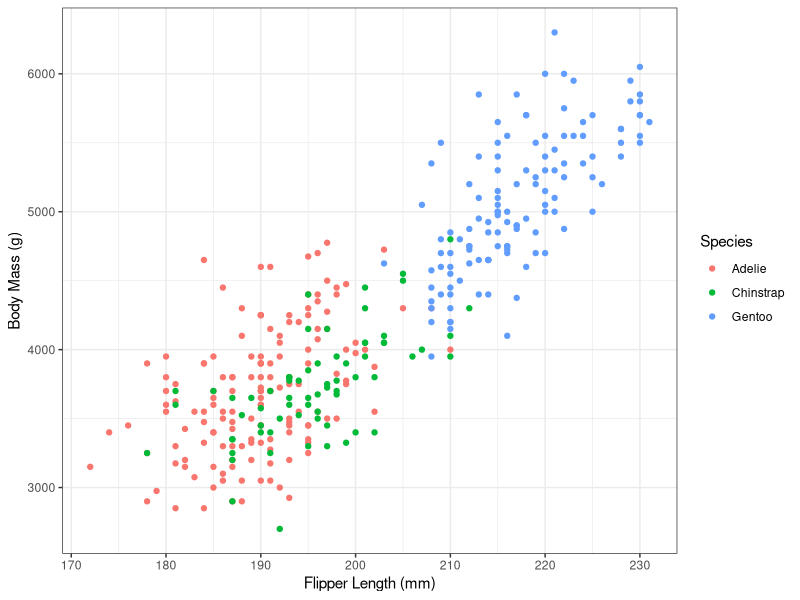
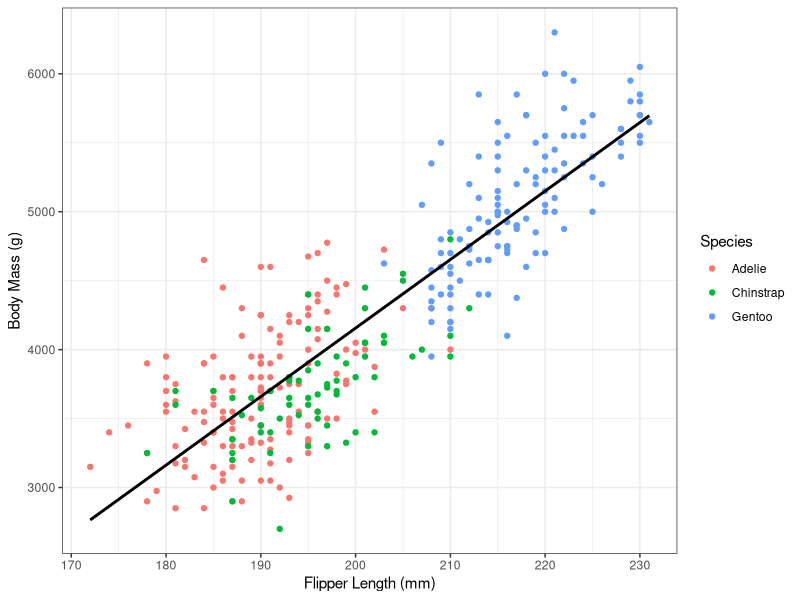
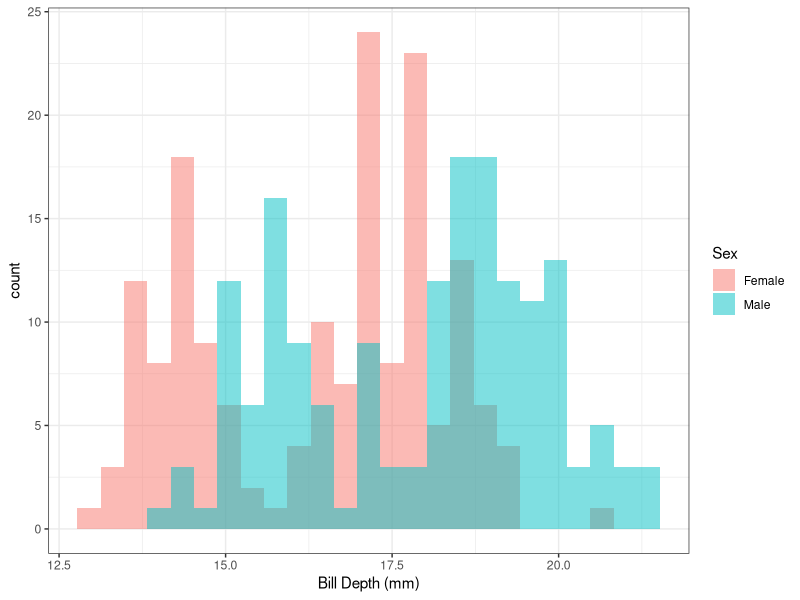
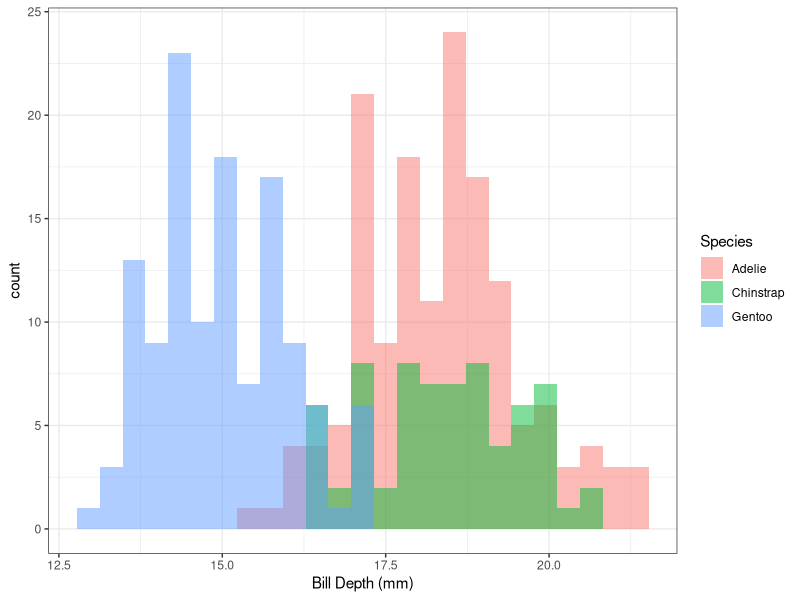
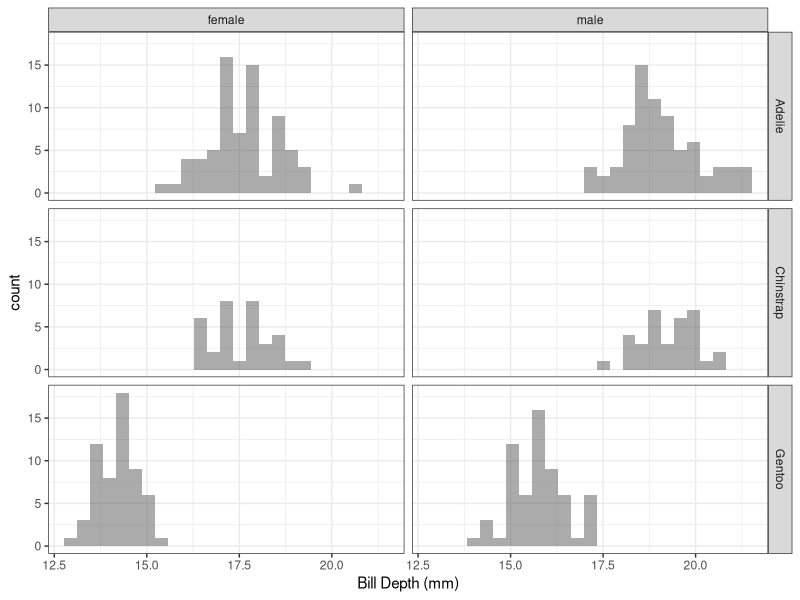
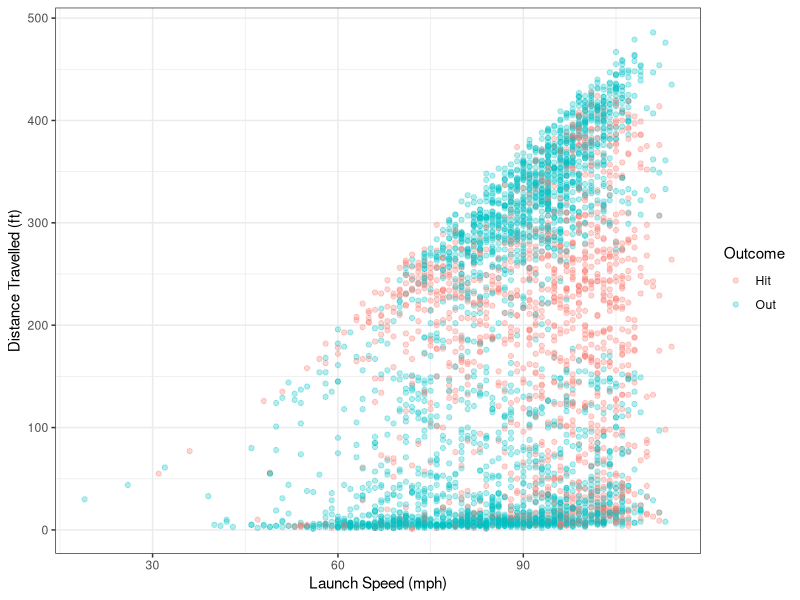
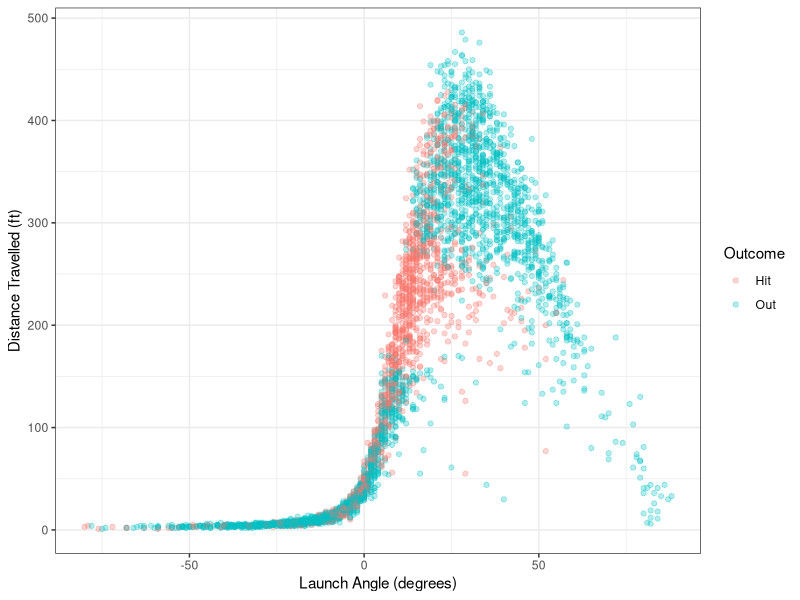
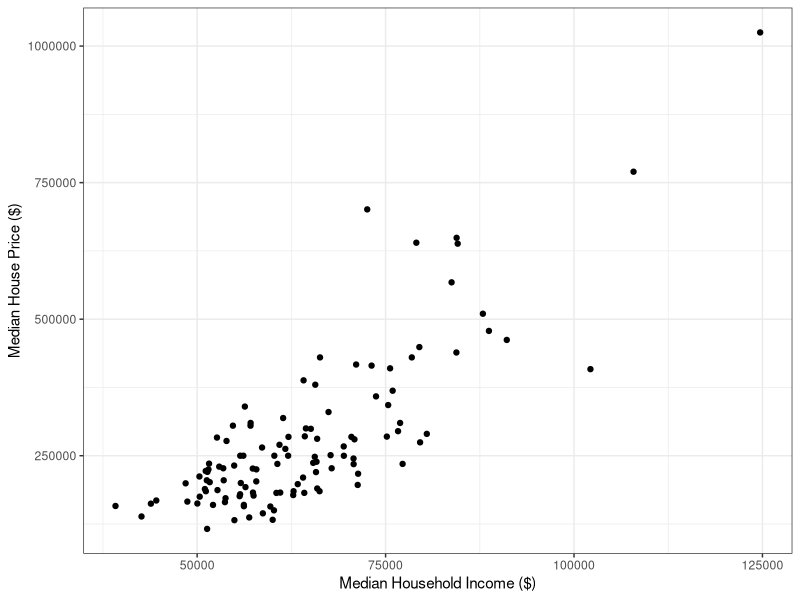

The R script that drew these images, in order:
## ---- chunk 1
library(ggplot2)
library(dplyr)
library(stringr)
library(readr)
library(palmerpenguins)

knitr::opts_chunk$set(fig.align="center")
## ---- chunk 2
g_penguin_flip_mass <- penguins %>%
  rename(Species=species) %>%
  filter(!is.na(body_mass_g)) %>%
  ggplot(aes(x=flipper_length_mm,
           y=body_mass_g)) +
  theme_bw() + 
  geom_point(aes(col=Species)) +
    xlab("Flipper Length (mm)") +
    ylab("Body Mass (g)")
g_penguin_flip_mass
## ---- chunk 3
g_penguin_flip_mass_lm <- g_penguin_flip_mass +
  geom_smooth(se=FALSE, method="lm", col="black")
g_penguin_flip_mass_lm
## ---- chunk 4
penguins %>%
  filter(!is.na(sex)) %>%
  mutate(Sex=str_to_title(sex)) %>%
ggplot(aes(x=bill_depth_mm,
                        fill=Sex)) + 
  theme_bw() + 
  geom_histogram(alpha=0.5, position="identity", bins=25) +
    xlab("Bill Depth (mm)")
## ---- chunk 5
penguins %>%
  filter(!is.na(bill_depth_mm)) %>%
    rename(Species=species) %>%
ggplot(aes(x=bill_depth_mm,
                        fill=Species)) + 
  theme_bw() + 
  geom_histogram(alpha=0.5, position="identity", bins=25) +
    xlab("Bill Depth (mm)")
## ---- chunk 6
penguins %>%
  filter(!is.na(sex)) %>%
ggplot(aes(x=bill_depth_mm)) + 
  theme_bw() + 
  facet_grid(species~sex) + 
  geom_histogram(alpha=0.5, position="identity", bins=25) +
    xlab("Bill Depth (mm)")
## ---- chunk 7
bb <- read_csv("data/rockies_hits_2019.csv")
bb <- bb %>%
  mutate(events=factor(events, levels=c("single", "double", "triple", "home_run"))) %>%
  mutate(Outcome=factor(hit, levels=c(T, F), labels=c("Hit", "Out")))
## ---- chunk 8
g_bb_lspeed_hitdist <- bb %>%
  filter(!is.na(launch_speed)) %>%
  ggplot() + theme_bw() + 
  geom_point(aes(x=launch_speed, y=hit_distance, col=Outcome), alpha=0.3) +
  xlab("Launch Speed (mph)") +
  ylab("Distance Travelled (ft)")
g_bb_lspeed_hitdist
## ---- chunk 9
g_bb_langle_hitdist <- bb %>%
  filter(!is.na(launch_speed)) %>%
  ggplot() + theme_bw() + 
  geom_point(aes(x=launch_angle, y=hit_distance, col=Outcome), alpha=0.3) +
  xlab("Launch Angle (degrees)") +
  ylab("Distance Travelled (ft)")
g_bb_langle_hitdist
## ---- chunk 10
housing_inc <- read_csv("data/housing_income.csv")
housing_inc <- subset(housing_inc, !is.na(median_income))
## ---- chunk 11
gg_housing_inc <- ggplot(housing_inc, aes(x=median_income,
                 y=median_sale_price)) + theme_bw() + 
  geom_point() +
  ylab("Median House Price ($)") +
  xlab("Median Household Income ($)")
gg_housing_inc
## ---- chunk 12
bike <- read_csv("data/bike_sharing.csv",
                 col_types = list(year=col_character()))
## ---- chunk 13
bike %>%
  rename(Year=year) %>%
ggplot() + theme_bw() + 
    geom_point(aes(x=temp, y=registered_users, col=Year)) +
  xlab("Temperature (Celsius)") +
  ylab("Number of Active Registered Users")
## ---- chunk 14
mpg %>%
  mutate(cyl=as.character(cyl)) %>%
ggplot() + theme_bw() + 
  geom_point(aes(x=displ,
                 y=cty,
                 col=cyl)) +
    labs(color="Number of\nCylinders",
         x="Engine Displacement (Liters)",
         y="City Miles Per Gallon")
